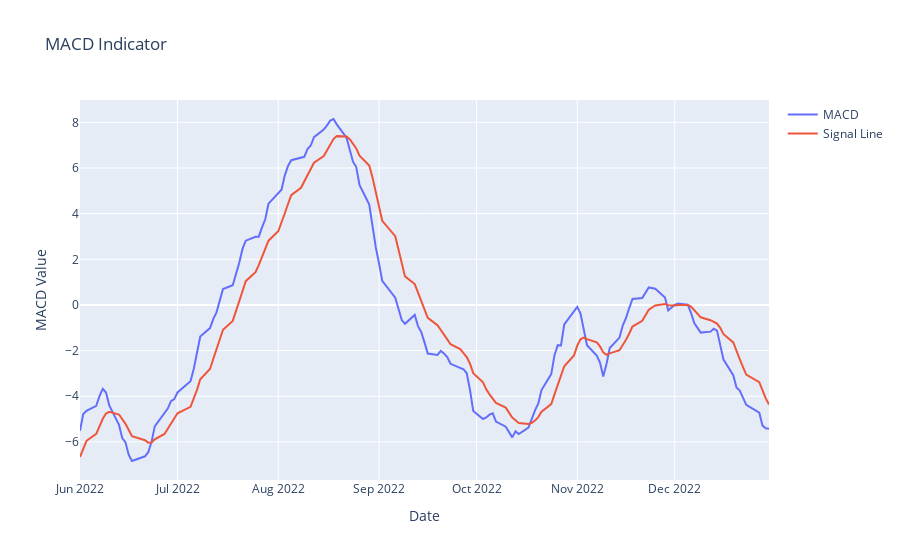

Notebook cell for this chart:
### Code cell
stock.visualize_macd('2022-06-01','2023-01-01')

### Figure 1 — Plotly figure (JSON) as saved in the notebook; plotly's stock layout.template omitted (floating-point values rounded to 4 significant figures; data arrays with more than 128 entries replaced by an {"elided": "..."} marker saying what was removed)
{"data": [{"mode": "lines", "name": "MACD", "type": "scatter", "x": {"elided": "148 str values"}, "y": {"elided": "148 float values"}}, {"mode": "lines", "name": "Signal Line", "type": "scatter", "x": {"elided": "148 str values"}, "y": {"elided": "148 float values"}}], "layout": {"title": {"text": "MACD Indicator"}, "xaxis": {"title": {"text": "Date"}}, "yaxis": {"title": {"text": "MACD Value"}}}}
